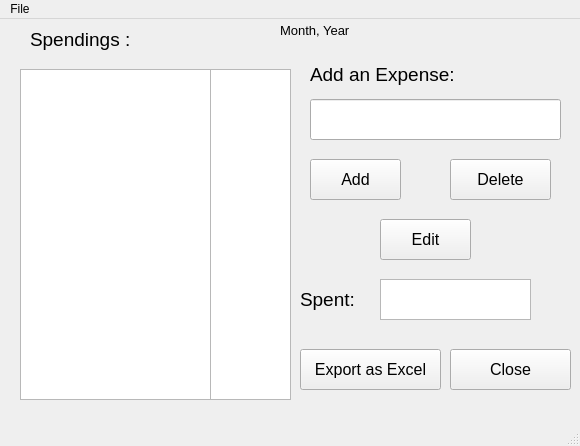
<?xml version="1.0" encoding="UTF-8"?>
<ui version="4.0">
 <class>MainWindow</class>
 <widget class="QMainWindow" name="MainWindow">
  <property name="enabled">
   <bool>true</bool>
  </property>
  <property name="geometry">
   <rect>
    <x>0</x>
    <y>0</y>
    <width>580</width>
    <height>446</height>
   </rect>
  </property>
  <property name="sizePolicy">
   <sizepolicy hsizetype="Fixed" vsizetype="Fixed">
    <horstretch>0</horstretch>
    <verstretch>0</verstretch>
   </sizepolicy>
  </property>
  <property name="minimumSize">
   <size>
    <width>580</width>
    <height>446</height>
   </size>
  </property>
  <property name="maximumSize">
   <size>
    <width>580</width>
    <height>446</height>
   </size>
  </property>
  <property name="windowTitle">
   <string>MainWindow</string>
  </property>
  <widget class="QWidget" name="centralwidget">
   <widget class="QLabel" name="label">
    <property name="geometry">
     <rect>
      <x>30</x>
      <y>0</y>
      <width>181</width>
      <height>41</height>
     </rect>
    </property>
    <property name="font">
     <font>
      <pointsize>14</pointsize>
     </font>
    </property>
    <property name="text">
     <string>Spendings :</string>
    </property>
   </widget>
   <widget class="QLineEdit" name="expnseEdit">
    <property name="geometry">
     <rect>
      <x>310</x>
      <y>80</y>
      <width>251</width>
      <height>41</height>
     </rect>
    </property>
    <property name="font">
     <font>
      <pointsize>12</pointsize>
     </font>
    </property>
    <property name="text">
     <string/>
    </property>
   </widget>
   <widget class="QLabel" name="label_2">
    <property name="geometry">
     <rect>
      <x>310</x>
      <y>30</y>
      <width>231</width>
      <height>51</height>
     </rect>
    </property>
    <property name="font">
     <font>
      <pointsize>14</pointsize>
     </font>
    </property>
    <property name="text">
     <string>Add an Expense:</string>
    </property>
   </widget>
   <widget class="QPushButton" name="addBtn">
    <property name="geometry">
     <rect>
      <x>310</x>
      <y>140</y>
      <width>91</width>
      <height>41</height>
     </rect>
    </property>
    <property name="font">
     <font>
      <pointsize>12</pointsize>
     </font>
    </property>
    <property name="text">
     <string>Add</string>
    </property>
   </widget>
   <widget class="QPushButton" name="delBtn">
    <property name="geometry">
     <rect>
      <x>450</x>
      <y>140</y>
      <width>101</width>
      <height>41</height>
     </rect>
    </property>
    <property name="font">
     <font>
      <pointsize>12</pointsize>
     </font>
    </property>
    <property name="text">
     <string>Delete</string>
    </property>
   </widget>
   <widget class="QPushButton" name="closeBtn">
    <property name="geometry">
     <rect>
      <x>450</x>
      <y>330</y>
      <width>121</width>
      <height>41</height>
     </rect>
    </property>
    <property name="font">
     <font>
      <pointsize>12</pointsize>
     </font>
    </property>
    <property name="text">
     <string>Close</string>
    </property>
   </widget>
   <widget class="QPushButton" name="excelBtn">
    <property name="geometry">
     <rect>
      <x>300</x>
      <y>330</y>
      <width>141</width>
      <height>41</height>
     </rect>
    </property>
    <property name="font">
     <font>
      <pointsize>12</pointsize>
     </font>
    </property>
    <property name="text">
     <string>Export as Excel</string>
    </property>
   </widget>
   <widget class="QListWidget" name="listWidget">
    <property name="geometry">
     <rect>
      <x>20</x>
      <y>50</y>
      <width>191</width>
      <height>331</height>
     </rect>
    </property>
    <property name="font">
     <font>
      <pointsize>12</pointsize>
     </font>
    </property>
    <property name="isWrapping" stdset="0">
     <bool>false</bool>
    </property>
    <property name="wordWrap">
     <bool>false</bool>
    </property>
   </widget>
   <widget class="QListWidget" name="amtWidget">
    <property name="geometry">
     <rect>
      <x>210</x>
      <y>50</y>
      <width>81</width>
      <height>331</height>
     </rect>
    </property>
    <property name="font">
     <font>
      <pointsize>12</pointsize>
     </font>
    </property>
    <property name="wordWrap">
     <bool>false</bool>
    </property>
   </widget>
   <widget class="QLabel" name="label_3">
    <property name="geometry">
     <rect>
      <x>300</x>
      <y>260</y>
      <width>81</width>
      <height>41</height>
     </rect>
    </property>
    <property name="font">
     <font>
      <pointsize>14</pointsize>
     </font>
    </property>
    <property name="text">
     <string>Spent:</string>
    </property>
   </widget>
   <widget class="QTextBrowser" name="textBrowser">
    <property name="geometry">
     <rect>
      <x>380</x>
      <y>260</y>
      <width>151</width>
      <height>41</height>
     </rect>
    </property>
    <property name="font">
     <font>
      <pointsize>14</pointsize>
     </font>
    </property>
   </widget>
   <widget class="QLabel" name="montLabel">
    <property name="geometry">
     <rect>
      <x>280</x>
      <y>0</y>
      <width>181</width>
      <height>22</height>
     </rect>
    </property>
    <property name="font">
     <font>
      <pointsize>10</pointsize>
     </font>
    </property>
    <property name="text">
     <string>Month, Year</string>
    </property>
   </widget>
   <widget class="QPushButton" name="editBtn">
    <property name="geometry">
     <rect>
      <x>380</x>
      <y>200</y>
      <width>91</width>
      <height>41</height>
     </rect>
    </property>
    <property name="font">
     <font>
      <pointsize>12</pointsize>
     </font>
    </property>
    <property name="text">
     <string>Edit</string>
    </property>
   </widget>
  </widget>
  <widget class="QMenuBar" name="menubar">
   <property name="geometry">
    <rect>
     <x>0</x>
     <y>0</y>
     <width>580</width>
     <height>31</height>
    </rect>
   </property>
   <widget class="QMenu" name="menuFile">
    <property name="font">
     <font>
      <pointsize>10</pointsize>
     </font>
    </property>
    <property name="title">
     <string>File</string>
    </property>
    <addaction name="actionGet_by_MM_YY"/>
    <addaction name="actionClear_Current_Month_Records"/>
   </widget>
   <addaction name="menuFile"/>
  </widget>
  <widget class="QStatusBar" name="statusbar"/>
  <action name="actionGet_by_MM_YY">
   <property name="text">
    <string>by Month/Year</string>
   </property>
  </action>
  <action name="actionClear_Current_Month_Records">
   <property name="text">
    <string>Clear Current Month Records</string>
   </property>
  </action>
 </widget>
 <resources/>
 <connections/>
</ui>
